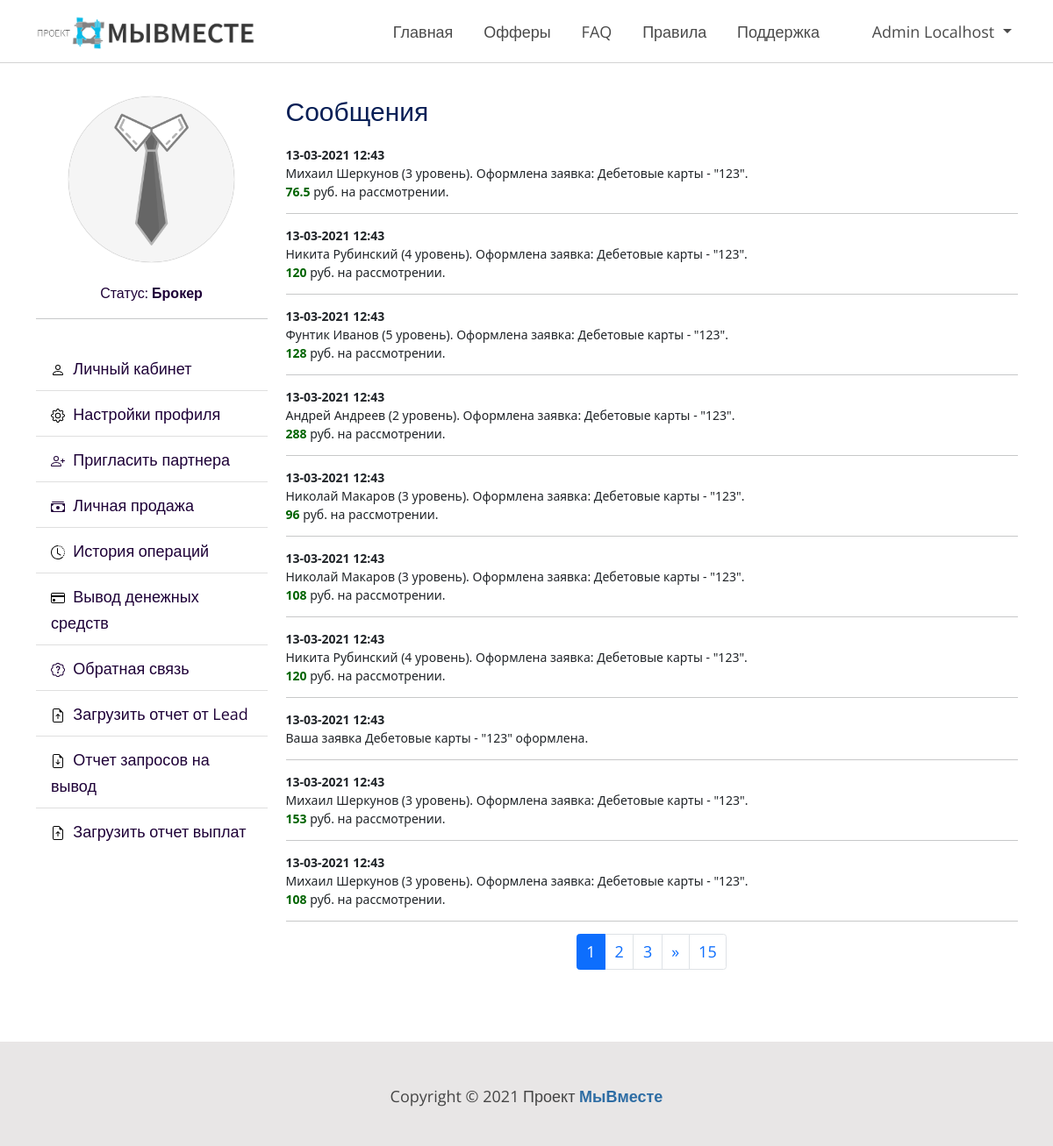
The page /profile/messages/ (signed in) on the database its author committed.
### profiles/models.py (models this page shows)
class History(models.Model):
    user = models.ForeignKey(User, on_delete=models.CASCADE, verbose_name='Пользователь')
    action = models.TextField(verbose_name='Действие', blank=True, null=True)
    created_at = models.DateTimeField(verbose_name='Дата и время заявки', auto_now_add=True)
    class Meta:
        verbose_name = 'Системные сообщения'
        verbose_name_plural = 'Системные сообщения'

### profiles/views.py (the view, shortened to what this page needs)
# urls.py: path('messages/', MessagesView.as_view(), name='messages'),
class MessagesView(ListView, ProfileMixin):
    model = History
    template_name = 'profiles/messages_list.html'
    context_object_name = 'messages'
    paginate_by = 10
    def get_context_data(self, *, object_list=None, **kwargs):
        context = super(MessagesView, self).get_context_data(**kwargs)
        context['title'] = 'Сообщения'
        context['application_form'] = ApplicationsForMoneyForm()
        context['order_form'] = UploadFileForm()
        context['order_form_pay'] = UploadOrderPayForm()
        return context
    def get_queryset(self):
        return History.objects.filter(user=self.request.user).order_by('-id')

### phonenumber_field/modelfields.py (called while the page is built)
    def __set__(self, instance, value):
        instance.__dict__[self.field.name] = to_python(value, region=self.field.region)

    @property
    def region(self):
        return self._region or getattr(settings, "PHONENUMBER_DEFAULT_REGION", None)

### phonenumber_field/phonenumber.py (called while the page is built)
def to_python(value, region=None):
    if value in validators.EMPTY_VALUES:  # None or ''
        phone_number = value
    elif isinstance(value, str):
        try:
            phone_number = PhoneNumber.from_string(phone_number=value, region=region)
        except phonenumbers.NumberParseException:
            phone_number = PhoneNumber(raw_input=value)
    elif isinstance(value, PhoneNumber):
        phone_number = value
    elif isinstance(value, phonenumbers.PhoneNumber):
        phone_number = PhoneNumber()
        phone_number.merge_from(value)
    else:
        raise TypeError("Can't convert %s to PhoneNumber." % type(value).__name__)
    return phone_number

    @classmethod
    def from_string(cls, phone_number, region=None):
        phone_number_obj = cls()
        if region is None:
            region = getattr(settings, "PHONENUMBER_DEFAULT_REGION", None)
        phonenumbers.parse(
            number=phone_number,
            region=region,
            keep_raw_input=True,
            numobj=phone_number_obj,
        )
        return phone_number_obj

### templates/profiles/messages_list.html
{% extends 'base.html' %}
{% block content %}
    <link rel="stylesheet" type="text/css"
          href="http://maxcdn.bootstrapcdn.com/font-awesome/4.2.0/css/font-awesome.min.css">
    <section class="section_without_color">
        <div class="container mb-5 margin-top-90">
            <div class="row">
                {% include 'profiles/inc/profile_navbar.html' %}
                <div class="col-md-9">
                    <h3>Сообщения</h3>
                    {% autoescape off %}
                        {% for message in messages %}
                            {{ message.action }}
                            <hr>
                        {% endfor %}
                    {% endautoescape %}
                    {% include 'profiles/inc/paginator.html' %}
                </div>
            </div>
        </div>
    </section>
{% endblock %}

### templates/web/inc/navbar.html (shortened to what this page needs)
{% load static %}
<div class="container">
    <a class="navbar-brand" href="{% url 'home' %}">
        <img src="{% static 'img/logo.png' %}" width="251" height="40" style="margin-right: 25px;"></a>
    <div class="collapse navbar-collapse" id="navbarSupportedContent" style="margin-left: 8%;">
        <ul class="navbar-nav me-auto mb-2 mb-lg-0 ">
            <li class="nav-item" style="margin-left: 5%;">
                <a class="nav-link" aria-current="page" href="{% url 'home' %}" style="color: #474747;">Главная</a>
            </li>
            <li class="nav-item" style="margin-left: 5%;">
                <a class="nav-link" href="{% url 'offers' %}" style="color: #474747;">Офферы</a>
            </li>
            <li class="nav-item" style="margin-left: 5%;">
                <a class="nav-link" href="{% url 'faq' %}" style="color: #474747;">FAQ</a>
            </li>
            <li class="nav-item" style="margin-left: 5%;">
                <a class="nav-link" href="{% url 'regulations' %}" style="color: #474747;">Правила</a>
            </li>
            <li class="nav-item" style="margin-left: 5%;">
                <a class="nav-link" href="{% url 'contacts' %}" style="color: #474747;">Поддержка</a>
            </li>
        </ul>
        {% if user.is_authenticated %}
            <ul class=" navbar-nav mb-2 mb-lg-0">
                <li class="nav-item dropdown">
                    <a class="nav-link dropdown-toggle" href="#" id="navbarDropdown" role="button"
                       data-bs-toggle="dropdown"
                       aria-expanded="false" style="color: #474747;">
                        {% if user.first_name %}
                            {{ user.get_full_name }}
                        {% else %}
                            Личный кабинет
                        {% endif %}
                    </a>
                </li>
            </ul>
        {% endif %}
    </div>
</div>

### web/static/css/style.css (style rules this page uses)
body { background-color: #fff; }
ul { list-style: none; list-style-image: none; margin: 0; padding: 0; color: #212121; font-size: 18px; line-height: 28px; margin-bottom: 20px; }
ul li, li { font-size: 18px; line-height: 28px; font-family: 'Open Sans', sans-serif; list-style-type: none; }
a, a:hover, a:focus, a:active, a:visited { text-decoration: none; outline: 0; }
h1, h2, h3, h4, h5, h6 { font-family: 'Roboto', sans-serif; line-height: 1.2; margin-top: 0; margin-bottom: 20px; color: #071e55; font-weight: 500; }
h3 { font-size: 30px; }
.section_without_color { padding: 20px 0 20px 0; }
.margin-top-90 { margin-top: 90px !important; }
.navbar-brand { font-family: 'Roboto', sans-serif; font-size: 28px; font-weight: 500; color: #fff; }

### web/static/css/nav_style.css (style rules this page uses)
.nav li a { color: #636262; }

### rows shown on the page
History: action "13-03-2021 12:43 Михаил Шеркунов (3 уровень). Оформлена заявка: Дебетовые карты - \"123\". 76.5 руб. на рассмотрении."
History: action "13-03-2021 12:43 Никита Рубинский (4 уровень). Оформлена заявка: Дебетовые карты - \"123\". 120 руб. на рассмотрении."
History: action "13-03-2021 12:43 Фунтик Иванов (5 уровень). Оформлена заявка: Дебетовые карты - \"123\". 128 руб. на рассмотрении."
History: action "13-03-2021 12:43 Андрей Андреев (2 уровень). Оформлена заявка: Дебетовые карты - \"123\". 288 руб. на рассмотрении."
History: action "13-03-2021 12:43 Николай Макаров (3 уровень). Оформлена заявка: Дебетовые карты - \"123\". 96 руб. на рассмотрении."
History: action "13-03-2021 12:43 Николай Макаров (3 уровень). Оформлена заявка: Дебетовые карты - \"123\". 108 руб. на рассмотрении."
History: action "13-03-2021 12:43 Никита Рубинский (4 уровень). Оформлена заявка: Дебетовые карты - \"123\". 120 руб. на рассмотрении."
History: action "13-03-2021 12:43 Ваша заявка Дебетовые карты - \"123\" оформлена."
History: action "13-03-2021 12:43 Михаил Шеркунов (3 уровень). Оформлена заявка: Дебетовые карты - \"123\". 153 руб. на рассмотрении."
History: action "13-03-2021 12:43 Михаил Шеркунов (3 уровень). Оформлена заявка: Дебетовые карты - \"123\". 108 руб. на рассмотрении."

### other values the page prints
{{ user.get_full_name }} "Admin Localhost"
{{ p }} "1"
{{ p }} "2" "3"
{{ page_obj.paginator.num_pages }} "15"
